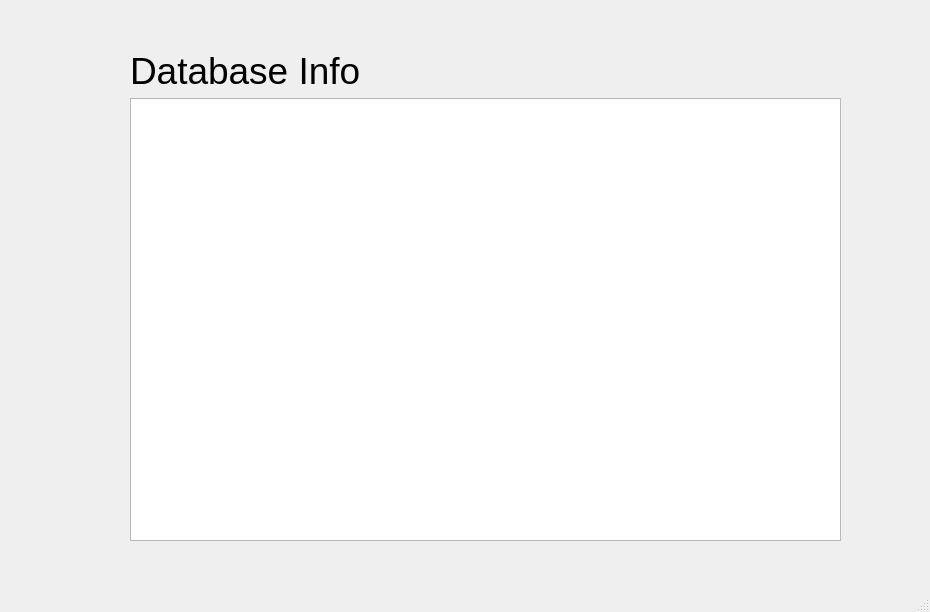
<?xml version="1.0" encoding="UTF-8"?>
<ui version="4.0">
 <class>MainWindow__filecopy</class>
 <widget class="QMainWindow" name="MainWindow__filecopy">
  <property name="geometry">
   <rect>
    <x>0</x>
    <y>0</y>
    <width>930</width>
    <height>612</height>
   </rect>
  </property>
  <property name="windowTitle">
   <string>Custom File Copy</string>
  </property>
  <widget class="QWidget" name="centralwidget">
   <widget class="QStackedWidget" name="stackedWidget">
    <property name="geometry">
     <rect>
      <x>110</x>
      <y>50</y>
      <width>731</width>
      <height>491</height>
     </rect>
    </property>
    <property name="currentIndex">
     <number>1</number>
    </property>
    <widget class="QWidget" name="page">
     <layout class="QGridLayout" name="gridLayout">
      <item row="0" column="0">
       <layout class="QHBoxLayout" name="horizontalLayout_5">
        <item>
         <widget class="QSplitter" name="splitter">
          <property name="orientation">
           <enum>Qt::Horizontal</enum>
          </property>
          <widget class="QWidget" name="layoutWidget">
           <layout class="QVBoxLayout" name="verticalLayout_2">
            <item>
             <widget class="QProgressBar" name="progressBar">
              <property name="value">
               <number>24</number>
              </property>
             </widget>
            </item>
            <item>
             <layout class="QHBoxLayout" name="horizontalLayout_4">
              <item>
               <layout class="QHBoxLayout" name="horizontalLayout_2">
                <item>
                 <widget class="QLineEdit" name="lineEdit__srcdir"/>
                </item>
                <item>
                 <widget class="QToolButton" name="toolButton__srcdir">
                  <property name="text">
                   <string>...</string>
                  </property>
                 </widget>
                </item>
               </layout>
              </item>
              <item>
               <layout class="QHBoxLayout" name="horizontalLayout_3">
                <item>
                 <widget class="QLineEdit" name="lineEdit__targetdir"/>
                </item>
                <item>
                 <widget class="QToolButton" name="toolButton__targetdir">
                  <property name="text">
                   <string>...</string>
                  </property>
                 </widget>
                </item>
               </layout>
              </item>
             </layout>
            </item>
            <item>
             <layout class="QVBoxLayout" name="verticalLayout">
              <item>
               <layout class="QHBoxLayout" name="horizontalLayout">
                <item>
                 <widget class="QPushButton" name="pushButton__start">
                  <property name="text">
                   <string>start</string>
                  </property>
                 </widget>
                </item>
                <item>
                 <widget class="QPushButton" name="pushButton__pause">
                  <property name="text">
                   <string>pause</string>
                  </property>
                 </widget>
                </item>
                <item>
                 <widget class="QPushButton" name="pushButton__stop">
                  <property name="text">
                   <string>stop</string>
                  </property>
                 </widget>
                </item>
               </layout>
              </item>
              <item>
               <widget class="QTextBrowser" name="textBrowser__debug"/>
              </item>
             </layout>
            </item>
           </layout>
          </widget>
         </widget>
        </item>
        <item>
         <widget class="QTabWidget" name="tabWidget">
          <property name="currentIndex">
           <number>1</number>
          </property>
          <widget class="QWidget" name="tab">
           <attribute name="title">
            <string>Tab 1</string>
           </attribute>
           <widget class="QListWidget" name="listWidget">
            <property name="geometry">
             <rect>
              <x>10</x>
              <y>10</y>
              <width>301</width>
              <height>391</height>
             </rect>
            </property>
           </widget>
          </widget>
          <widget class="QWidget" name="tab_2">
           <attribute name="title">
            <string>Tab 2</string>
           </attribute>
           <widget class="QTableWidget" name="tableWidget">
            <property name="geometry">
             <rect>
              <x>10</x>
              <y>10</y>
              <width>301</width>
              <height>391</height>
             </rect>
            </property>
           </widget>
          </widget>
         </widget>
        </item>
       </layout>
      </item>
     </layout>
    </widget>
    <widget class="QWidget" name="page_2">
     <widget class="QWidget" name="">
      <property name="geometry">
       <rect>
        <x>20</x>
        <y>0</y>
        <width>711</width>
        <height>491</height>
       </rect>
      </property>
      <layout class="QVBoxLayout" name="verticalLayout_3">
       <item>
        <widget class="QLabel" name="label">
         <property name="font">
          <font>
           <pointsize>28</pointsize>
          </font>
         </property>
         <property name="text">
          <string>Database Info</string>
         </property>
        </widget>
       </item>
       <item>
        <widget class="QTableView" name="tableView"/>
       </item>
      </layout>
     </widget>
    </widget>
   </widget>
  </widget>
  <widget class="QMenuBar" name="menubar">
   <property name="geometry">
    <rect>
     <x>0</x>
     <y>0</y>
     <width>930</width>
     <height>20</height>
    </rect>
   </property>
  </widget>
  <widget class="QStatusBar" name="statusbar"/>
 </widget>
 <resources/>
 <connections/>
</ui>
